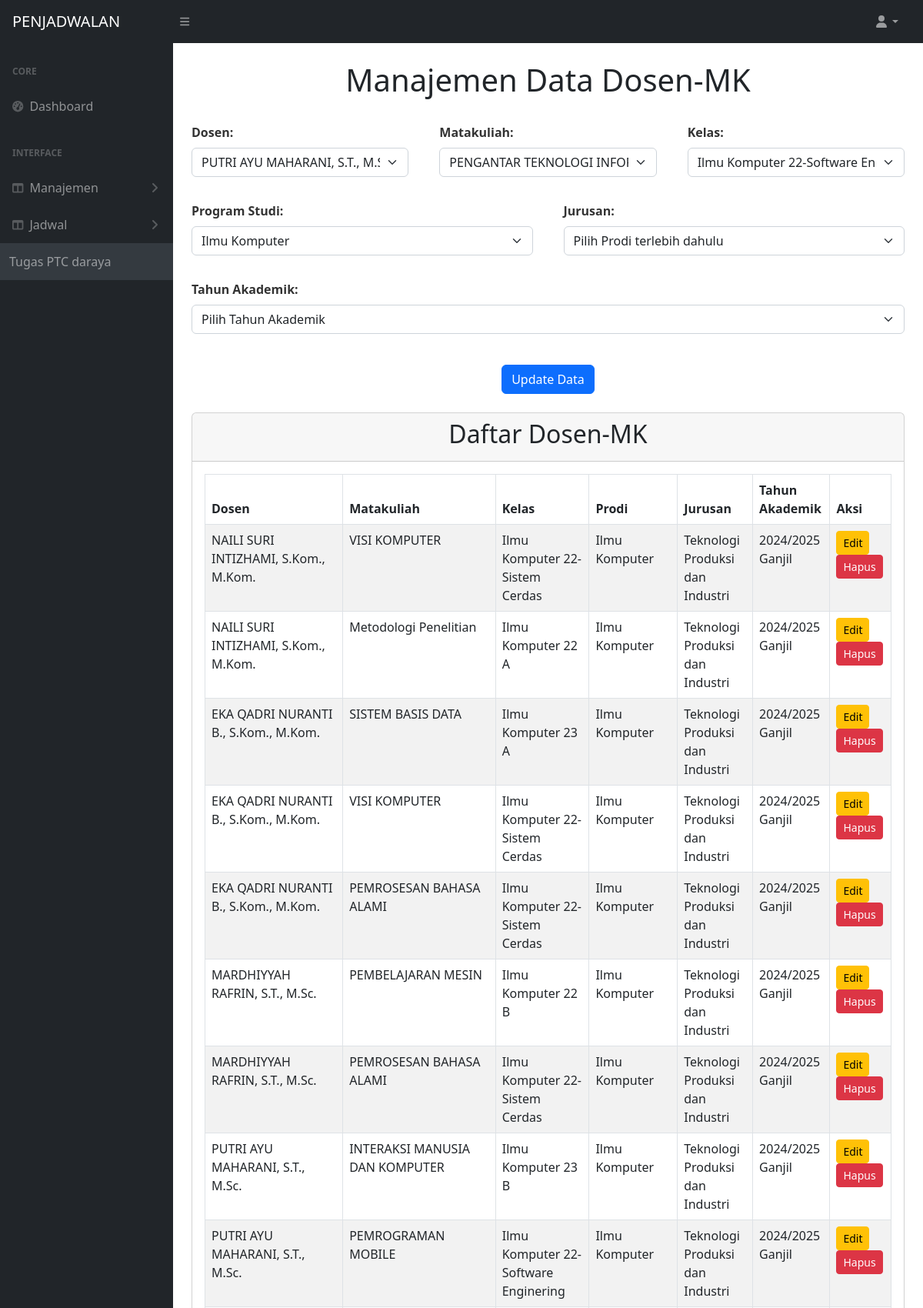
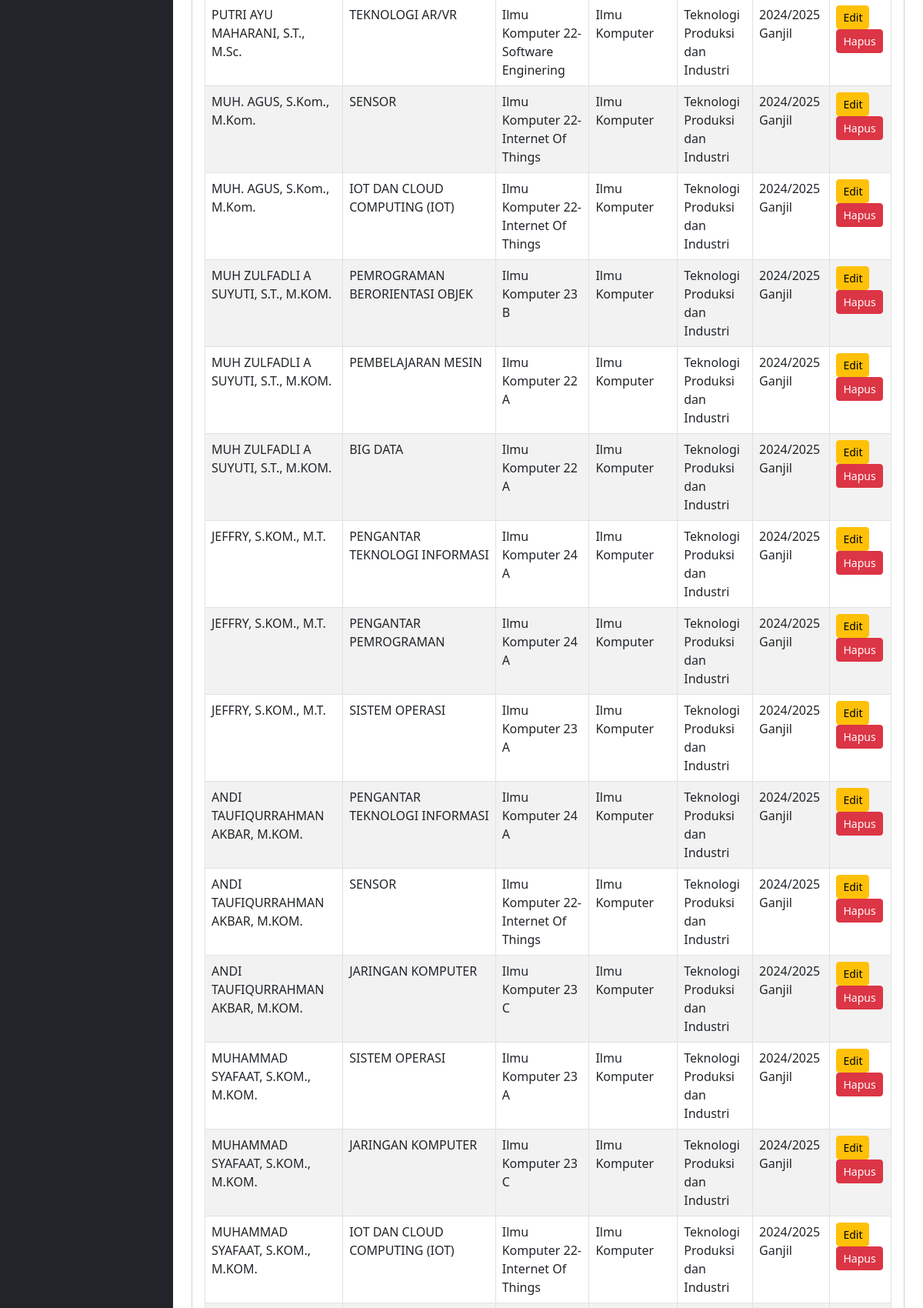
The app's page /dosen_mk.php (upper part) with its own data (2 pictures, top to bottom).
### tables this page shows
CREATE TABLE `dosen_mk` (
  `dosen_mk_id` int(11) NOT NULL,
  `dosen_id` int(11) NOT NULL,
  `matkul_id` int(11) NOT NULL,
  `prodi_id` int(11) NOT NULL,
  `jurusan` varchar(100) NOT NULL,
  `tahun_akademik_id` int(11) NOT NULL,
  `kelas_id` int(11) DEFAULT NULL
);

CREATE TABLE `dosen` (
  `dosen_id` int(11) NOT NULL,
  `nama_dosen` varchar(255) NOT NULL,
  `nip` varchar(20) NOT NULL
);

CREATE TABLE `matakuliah` (
  `matkul_id` int(11) NOT NULL,
  `nama_matkul` varchar(100) NOT NULL,
  `kode_matkul` varchar(20) NOT NULL,
  `sks` int(11) NOT NULL,
  `semester` int(11) NOT NULL,
  `prodi_id` int(11) NOT NULL
);

CREATE TABLE `kelas` (
  `kelas_id` int(11) NOT NULL,
  `kode_kelas` varchar(20) NOT NULL,
  `nama_kelas` varchar(100) NOT NULL,
  `prodi_id` int(11) NOT NULL,
  `jumlah_mhs` int(11) DEFAULT NULL
);

CREATE TABLE `prodi` (
  `prodi_id` int(11) NOT NULL,
  `kode_prodi` varchar(20) NOT NULL,
  `nama_prodi` varchar(100) NOT NULL,
  `jurusan` varchar(100) NOT NULL
);

CREATE TABLE `tahun_akademik` (
  `tahun_akademik_id` int(11) NOT NULL,
  `tahun_akademik_nama` varchar(100) DEFAULT NULL
);

### dosen_mk.php (the view, shortened to what this page needs)
<?php
$host = "localhost";
$user = "root";
$pass = "";
$db = "penjadwalan2";
$conn = new mysqli($host, $user, $pass, $db);
$dosen_result = $conn->query("SELECT dosen_id, nama_dosen FROM dosen");
$matkul_result = $conn->query("SELECT matkul_id, nama_matkul FROM matakuliah");
$kelas_result = $conn->query("SELECT kelas_id, nama_kelas FROM kelas");
$prodi_result = $conn->query("SELECT prodi_id, nama_prodi FROM prodi");
$result = $conn->query("SELECT * FROM dosen_mk");
function getNamaDosen($dosen_id, $conn) {
    $stmt = $conn->prepare("SELECT nama_dosen FROM dosen WHERE dosen_id = ?");
    $stmt->bind_param("i", $dosen_id);
    $stmt->execute();
    $stmt->bind_result($nama_dosen);
    return $nama_dosen;
}
function getNamaMatkul($matkul_id, $conn) {
    $stmt = $conn->prepare("SELECT nama_matkul FROM matakuliah WHERE matkul_id = ?");
    $stmt->bind_param("i", $matkul_id);
    $stmt->execute();
    $stmt->bind_result($nama_matkul);
    return $nama_matkul;
}
function getNamaKelas($kelas_id, $conn) {
    $stmt = $conn->prepare("SELECT nama_kelas FROM kelas WHERE kelas_id = ?");
    $stmt->bind_param("i", $kelas_id);
    $stmt->execute();
    $stmt->bind_result($nama_kelas);
    return $nama_kelas;
}
function getNamaProdi($prodi_id, $conn) {
    $stmt = $conn->prepare("SELECT nama_prodi FROM prodi WHERE prodi_id = ?");
    $stmt->bind_param("i", $prodi_id);
    $stmt->execute();
    $stmt->bind_result($nama_prodi);
    return $nama_prodi;
}
function getNamaTahun($tahun_akademik_id, $conn) {
    $query = "SELECT tahun_akademik_nama FROM tahun_akademik WHERE tahun_akademik_id = ?";
    if ($stmt = $conn->prepare($query)) {
        $stmt->bind_param("i", $tahun_akademik_id);
        $stmt->execute();
        $result = $stmt->get_result();
        if ($result->num_rows > 0) {
            $row = $result->fetch_assoc();
            return $row['tahun_akademik_nama'];
        } else {
            return "Tahun Tidak Ditemukan";
        }
    } else {
        return "Gagal menyiapkan query: " . $conn->error;
    }
}
$edit_data = null;
?>
<!DOCTYPE html>
<html lang="en">
    <head>
        <link href="https://cdn.jsdelivr.net/npm/simple-datatables@7.1.2/dist/style.min.css" rel="stylesheet" />
        <link href="css/styles.css" rel="stylesheet" />
        <link href="css/dosen.css" rel="stylesheet" />
    </head>
    <body>
    <body>
        <nav class="sb-topnav navbar navbar-expand navbar-dark bg-dark">
            <a class="navbar-brand ps-3" href="index.html">PENJADWALAN</a>
            <button class="btn btn-link btn-sm order-1 order-lg-0 me-4 me-lg-0" id="sidebarToggle" href="#!"><i class="fas fa-bars"></i></button>
            <ul class="navbar-nav ms-auto ms-md-0 me-3 me-lg-4">
                <li class="nav-item dropdown">
                    <a class="nav-link dropdown-toggle" id="navbarDropdown" href="#" role="button" data-bs-toggle="dropdown" aria-expanded="false"><i class="fas fa-user fa-fw"></i></a>
                </li>
            </ul>
        </nav>
        <div id="layoutSidenav">
            <div id="layoutSidenav_nav">
                <nav class="sb-sidenav accordion sb-sidenav-dark" id="sidenavAccordion">
                    <div class="sb-sidenav-menu">
                        <div class="nav">
                            <div class="sb-sidenav-menu-heading">Core</div>
                            <a class="nav-link" href="index.html">
                                <div class="sb-nav-link-icon"><i class="fas fa-tachometer-alt"></i></div>
                                Dashboard
                            </a>
                            <div class="sb-sidenav-menu-heading">Interface</div>
                            <a class="nav-link collapsed" href="#" data-bs-toggle="collapse" data-bs-target="#collapseLayouts" aria-expanded="false" aria-controls="collapseLayouts">
                                <div class="sb-nav-link-icon"><i class="fas fa-columns"></i></div>
                                Manajemen
                                <div class="sb-sidenav-collapse-arrow"><i class="fas fa-angle-down"></i></div>
                            </a>
                            <a class="nav-link collapsed" href="#" data-bs-toggle="collapse" data-bs-target="#collapseJadwal" aria-expanded="false" aria-controls="collapseJadwal">
                                <div class="sb-nav-link-icon"><i class="fas fa-columns"></i></div>
                                Jadwal
                                <div class="sb-sidenav-collapse-arrow"><i class="fas fa-angle-down"></i></div>
                            </a>
                    <div class="sb-sidenav-footer">
                        Tugas PTC daraya
                    </div>
                </nav>
            </div>
            <div id="layoutSidenav_content">
                <main>
                    <div class="container-fluid px-4">
                        <br><center><h1>Manajemen Data Dosen-MK</h1></center>
                        <br>
                        <form method="POST" action="">
                            <div class="mb-3 row">
        <div class="col">
            <label for="dosen_id" class="form-label">Dosen:</label>
            <select name="dosen_id" class="form-select" required>
                <?php while ($dosen = $dosen_result->fetch_assoc()) { ?>
                    <option value="<?php echo $dosen['dosen_id']; ?>"
                        <?php echo ($edit_data && $edit_data['dosen_id'] == $dosen['dosen_id']) ? 'selected' : ''; ?>>
                        <?php echo $dosen['nama_dosen']; ?>
                    </option>
                <?php } ?>
            </select>
        </div>
        <div class="col">
            <label for="matkul_id" class="form-label">Matakuliah:</label>
            <select name="matkul_id" class="form-select" required>
                <?php while ($matkul = $matkul_result->fetch_assoc()) { ?>
                    <option value="<?php echo $matkul['matkul_id']; ?>"
                        <?php echo ($edit_data && $edit_data['matkul_id'] == $matkul['matkul_id']) ? 'selected' : ''; ?>>
                        <?php echo $matkul['nama_matkul']; ?>
                    </option>
                <?php } ?>
            </select>
        </div>
        <div class="col">
            <label for="kelas_id" class="form-label">Kelas:</label>
            <select name="kelas_id" class="form-select" required>
                <?php while ($kelas = $kelas_result->fetch_assoc()) { ?>
                    <option value="<?php echo $kelas['kelas_id']; ?>"
                        <?php echo ($edit_data && $edit_data['kelas_id'] == $kelas['kelas_id']) ? 'selected' : ''; ?>>
                        <?php echo $kelas['nama_kelas']; ?>
                    </option>
                <?php } ?>
            </select>
        </div>
        <div class="col">
            <label for="prodi_id" class="form-label">Program Studi:</label>
            <select name="prodi_id" class="form-select" required onchange="updateJurusan()">
                <?php while ($prodi = $prodi_result->fetch_assoc()) { ?>
                    <option value="<?php echo $prodi['prodi_id']; ?>"
                        <?php echo ($edit_data && $edit_data['prodi_id'] == $prodi['prodi_id']) ? 'selected' : ''; ?>>
                        <?php echo $prodi['nama_prodi']; ?>
                    </option>
                <?php } ?>
            </select>
        </div>
        <div class="col">
            <label for="jurusan" class="form-label">Jurusan:</label>
            <select name="jurusan" id="jurusan" class="form-select" required>
                <option value="">Pilih Prodi terlebih dahulu</option>
            </select>
        </div>
    </div>
    <div class="col">
        <label for="tahun_akademik_id" class="form-label">Tahun Akademik:</label>
        <select name="tahun_akademik_id" class="form-select" required>
            <option value="" disabled selected>Pilih Tahun Akademik</option>
        </select>
    </div>
                            <br><center><button class="btn btn-primary mt-3" type="submit" name="edit">Update Data</button></center><br>
                        </form>
                        <div class="card mb-4">
    <div class="card-header">
        <center><h2>Daftar Dosen-MK</h2></center>
    </div>
    <div class="card-body">
        <table id="datatablesSimple" class="table table-striped table-bordered">
            <thead>
                <tr>
                    <th>Dosen</th>
                    <th>Matakuliah</th>
                    <th>Kelas</th>
                    <th>Prodi</th>
                    <th>Jurusan</th>
                    <th>Tahun Akademik</th>
                    <th>Aksi</th>
                </tr>
            </thead>
            <tbody>
                <?php while ($row = $result->fetch_assoc()) { ?>
                    <tr>
                        <td><?php echo getNamaDosen($row['dosen_id'], $conn); ?></td>
                        <td><?php echo getNamaMatkul($row['matkul_id'], $conn); ?></td>
                        <td><?php echo getNamaKelas($row['kelas_id'], $conn); ?></td>
                        <td><?php echo getNamaProdi($row['prodi_id'], $conn); ?></td>
                        <td><?php echo $row['jurusan']; ?></td>
                        <td><?php echo getNamaTahun($row['tahun_akademik_id'], $conn); ?></td>
                        <td>
                            <a href="edit_dosen_mk.php?id=<?php echo $row['dosen_mk_id']; ?>" class="btn btn-warning btn-sm">Edit</a>
                            <a href="?delete=<?php echo $row['dosen_mk_id']; ?>" class="btn btn-danger btn-sm" onclick="return confirm('Yakin ingin menghapus data ini?')">Hapus</a>
                        </td>
                    </tr>
                <?php } ?>
            </tbody>
        </table>
    </div>
</div>
                    </div>
                </main>
            </div>
        </div>
    </body>
</html>

### css/dosen.css (style rules this page uses)
.mb-3 { margin-bottom: 1rem; }
.form-label { font-weight: bold; color: #333; }
.row .col { margin-bottom: 1rem; }
.row { display: flex; flex-wrap: wrap; gap: 1rem; }
@media (min-width: 768px) { .col { flex: 1 1 calc(33.33% - 1rem); } }

### records on screen
dosen_mk: dosen.nama_dosen "NAILI SURI INTIZHAMI, S.Kom., M.Kom.", matkul.nama_matkul "VISI KOMPUTER", kelas.nama_kelas "Ilmu Komputer 22-Sistem Cerdas", prodi.nama_prodi "Ilmu Komputer", jurusan "Teknologi Produksi dan Industri", tahun_akademik.tahun_akademik_nama "2024/2025 Ganjil"
dosen_mk: dosen.nama_dosen "NAILI SURI INTIZHAMI, S.Kom., M.Kom.", matkul.nama_matkul "Metodologi Penelitian", kelas.nama_kelas "Ilmu Komputer 22 A", prodi.nama_prodi "Ilmu Komputer", jurusan "Teknologi Produksi dan Industri", tahun_akademik.tahun_akademik_nama "2024/2025 Ganjil"
dosen_mk: dosen.nama_dosen "EKA QADRI NURANTI B., S.Kom., M.Kom.", matkul.nama_matkul "SISTEM BASIS DATA", kelas.nama_kelas "Ilmu Komputer 23 A", prodi.nama_prodi "Ilmu Komputer", jurusan "Teknologi Produksi dan Industri", tahun_akademik.tahun_akademik_nama "2024/2025 Ganjil"
dosen_mk: dosen.nama_dosen "EKA QADRI NURANTI B., S.Kom., M.Kom.", matkul.nama_matkul "VISI KOMPUTER", kelas.nama_kelas "Ilmu Komputer 22-Sistem Cerdas", prodi.nama_prodi "Ilmu Komputer", jurusan "Teknologi Produksi dan Industri", tahun_akademik.tahun_akademik_nama "2024/2025 Ganjil"
dosen_mk: dosen.nama_dosen "EKA QADRI NURANTI B., S.Kom., M.Kom.", matkul.nama_matkul "PEMROSESAN BAHASA ALAMI", kelas.nama_kelas "Ilmu Komputer 22-Sistem Cerdas", prodi.nama_prodi "Ilmu Komputer", jurusan "Teknologi Produksi dan Industri", tahun_akademik.tahun_akademik_nama "2024/2025 Ganjil"
dosen_mk: dosen.nama_dosen "MARDHIYYAH RAFRIN, S.T., M.Sc.", matkul.nama_matkul "PEMBELAJARAN MESIN", kelas.nama_kelas "Ilmu Komputer 22 B", prodi.nama_prodi "Ilmu Komputer", jurusan "Teknologi Produksi dan Industri", tahun_akademik.tahun_akademik_nama "2024/2025 Ganjil"
dosen_mk: dosen.nama_dosen "MARDHIYYAH RAFRIN, S.T., M.Sc.", matkul.nama_matkul "PEMROSESAN BAHASA ALAMI", kelas.nama_kelas "Ilmu Komputer 22-Sistem Cerdas", prodi.nama_prodi "Ilmu Komputer", jurusan "Teknologi Produksi dan Industri", tahun_akademik.tahun_akademik_nama "2024/2025 Ganjil"
dosen_mk: dosen.nama_dosen "PUTRI AYU MAHARANI, S.T., M.Sc.", matkul.nama_matkul "INTERAKSI MANUSIA DAN KOMPUTER", kelas.nama_kelas "Ilmu Komputer 23 B", prodi.nama_prodi "Ilmu Komputer", jurusan "Teknologi Produksi dan Industri", tahun_akademik.tahun_akademik_nama "2024/2025 Ganjil"
dosen_mk: dosen.nama_dosen "PUTRI AYU MAHARANI, S.T., M.Sc.", matkul.nama_matkul "PEMROGRAMAN MOBILE", kelas.nama_kelas "Ilmu Komputer 22-Software Enginering", prodi.nama_prodi "Ilmu Komputer", jurusan "Teknologi Produksi dan Industri", tahun_akademik.tahun_akademik_nama "2024/2025 Ganjil"
dosen_mk: dosen.nama_dosen "PUTRI AYU MAHARANI, S.T., M.Sc.", matkul.nama_matkul "TEKNOLOGI AR/VR", kelas.nama_kelas "Ilmu Komputer 22-Software Enginering", prodi.nama_prodi "Ilmu Komputer", jurusan "Teknologi Produksi dan Industri", tahun_akademik.tahun_akademik_nama "2024/2025 Ganjil"
dosen_mk: dosen.nama_dosen "MUH. AGUS, S.Kom., M.Kom.", matkul.nama_matkul "SENSOR", kelas.nama_kelas "Ilmu Komputer 22-Internet Of Things", prodi.nama_prodi "Ilmu Komputer", jurusan "Teknologi Produksi dan Industri", tahun_akademik.tahun_akademik_nama "2024/2025 Ganjil"
dosen_mk: dosen.nama_dosen "MUH. AGUS, S.Kom., M.Kom.", matkul.nama_matkul "IOT DAN CLOUD COMPUTING (IOT)", kelas.nama_kelas "Ilmu Komputer 22-Internet Of Things", prodi.nama_prodi "Ilmu Komputer", jurusan "Teknologi Produksi dan Industri", tahun_akademik.tahun_akademik_nama "2024/2025 Ganjil"
dosen_mk: dosen.nama_dosen "MUH ZULFADLI A SUYUTI, S.T., M.KOM.", matkul.nama_matkul "PEMROGRAMAN BERORIENTASI OBJEK", kelas.nama_kelas "Ilmu Komputer 23 B", prodi.nama_prodi "Ilmu Komputer", jurusan "Teknologi Produksi dan Industri", tahun_akademik.tahun_akademik_nama "2024/2025 Ganjil"
dosen_mk: dosen.nama_dosen "MUH ZULFADLI A SUYUTI, S.T., M.KOM.", matkul.nama_matkul "PEMBELAJARAN MESIN", kelas.nama_kelas "Ilmu Komputer 22 A", prodi.nama_prodi "Ilmu Komputer", jurusan "Teknologi Produksi dan Industri", tahun_akademik.tahun_akademik_nama "2024/2025 Ganjil"
dosen_mk: dosen.nama_dosen "MUH ZULFADLI A SUYUTI, S.T., M.KOM.", matkul.nama_matkul "BIG DATA", kelas.nama_kelas "Ilmu Komputer 22 A", prodi.nama_prodi "Ilmu Komputer", jurusan "Teknologi Produksi dan Industri", tahun_akademik.tahun_akademik_nama "2024/2025 Ganjil"
dosen_mk: dosen.nama_dosen "JEFFRY, S.KOM., M.T.", matkul.nama_matkul "PENGANTAR TEKNOLOGI INFORMASI", kelas.nama_kelas "Ilmu Komputer 24 A", prodi.nama_prodi "Ilmu Komputer", jurusan "Teknologi Produksi dan Industri", tahun_akademik.tahun_akademik_nama "2024/2025 Ganjil"
dosen_mk: dosen.nama_dosen "JEFFRY, S.KOM., M.T.", matkul.nama_matkul "PENGANTAR PEMROGRAMAN", kelas.nama_kelas "Ilmu Komputer 24 A", prodi.nama_prodi "Ilmu Komputer", jurusan "Teknologi Produksi dan Industri", tahun_akademik.tahun_akademik_nama "2024/2025 Ganjil"
dosen_mk: dosen.nama_dosen "JEFFRY, S.KOM., M.T.", matkul.nama_matkul "SISTEM OPERASI", kelas.nama_kelas "Ilmu Komputer 23 A", prodi.nama_prodi "Ilmu Komputer", jurusan "Teknologi Produksi dan Industri", tahun_akademik.tahun_akademik_nama "2024/2025 Ganjil"
dosen_mk: dosen.nama_dosen "ANDI TAUFIQURRAHMAN AKBAR, M.KOM.", matkul.nama_matkul "PENGANTAR TEKNOLOGI INFORMASI", kelas.nama_kelas "Ilmu Komputer 24 A", prodi.nama_prodi "Ilmu Komputer", jurusan "Teknologi Produksi dan Industri", tahun_akademik.tahun_akademik_nama "2024/2025 Ganjil"
dosen_mk: dosen.nama_dosen "ANDI TAUFIQURRAHMAN AKBAR, M.KOM.", matkul.nama_matkul "SENSOR", kelas.nama_kelas "Ilmu Komputer 22-Internet Of Things", prodi.nama_prodi "Ilmu Komputer", jurusan "Teknologi Produksi dan Industri", tahun_akademik.tahun_akademik_nama "2024/2025 Ganjil"
dosen_mk: dosen.nama_dosen "ANDI TAUFIQURRAHMAN AKBAR, M.KOM.", matkul.nama_matkul "JARINGAN KOMPUTER", kelas.nama_kelas "Ilmu Komputer 23 C", prodi.nama_prodi "Ilmu Komputer", jurusan "Teknologi Produksi dan Industri", tahun_akademik.tahun_akademik_nama "2024/2025 Ganjil"
dosen_mk: dosen.nama_dosen "MUHAMMAD SYAFAAT, S.KOM., M.KOM.", matkul.nama_matkul "SISTEM OPERASI", kelas.nama_kelas "Ilmu Komputer 23 A", prodi.nama_prodi "Ilmu Komputer", jurusan "Teknologi Produksi dan Industri", tahun_akademik.tahun_akademik_nama "2024/2025 Ganjil"
dosen_mk: dosen.nama_dosen "MUHAMMAD SYAFAAT, S.KOM., M.KOM.", matkul.nama_matkul "JARINGAN KOMPUTER", kelas.nama_kelas "Ilmu Komputer 23 C", prodi.nama_prodi "Ilmu Komputer", jurusan "Teknologi Produksi dan Industri", tahun_akademik.tahun_akademik_nama "2024/2025 Ganjil"
dosen_mk: dosen.nama_dosen "MUHAMMAD SYAFAAT, S.KOM., M.KOM.", matkul.nama_matkul "IOT DAN CLOUD COMPUTING (IOT)", kelas.nama_kelas "Ilmu Komputer 22-Internet Of Things", prodi.nama_prodi "Ilmu Komputer", jurusan "Teknologi Produksi dan Industri", tahun_akademik.tahun_akademik_nama "2024/2025 Ganjil"

### other values on screen
form field dosen_id "PUTRI AYU MAHARANI, S.T., M.Sc."
form field matkul_id "PENGANTAR TEKNOLOGI INFORMASI"
form field kelas_id "Ilmu Komputer 22-Software Enginering"
form field prodi_id "Ilmu Komputer"
